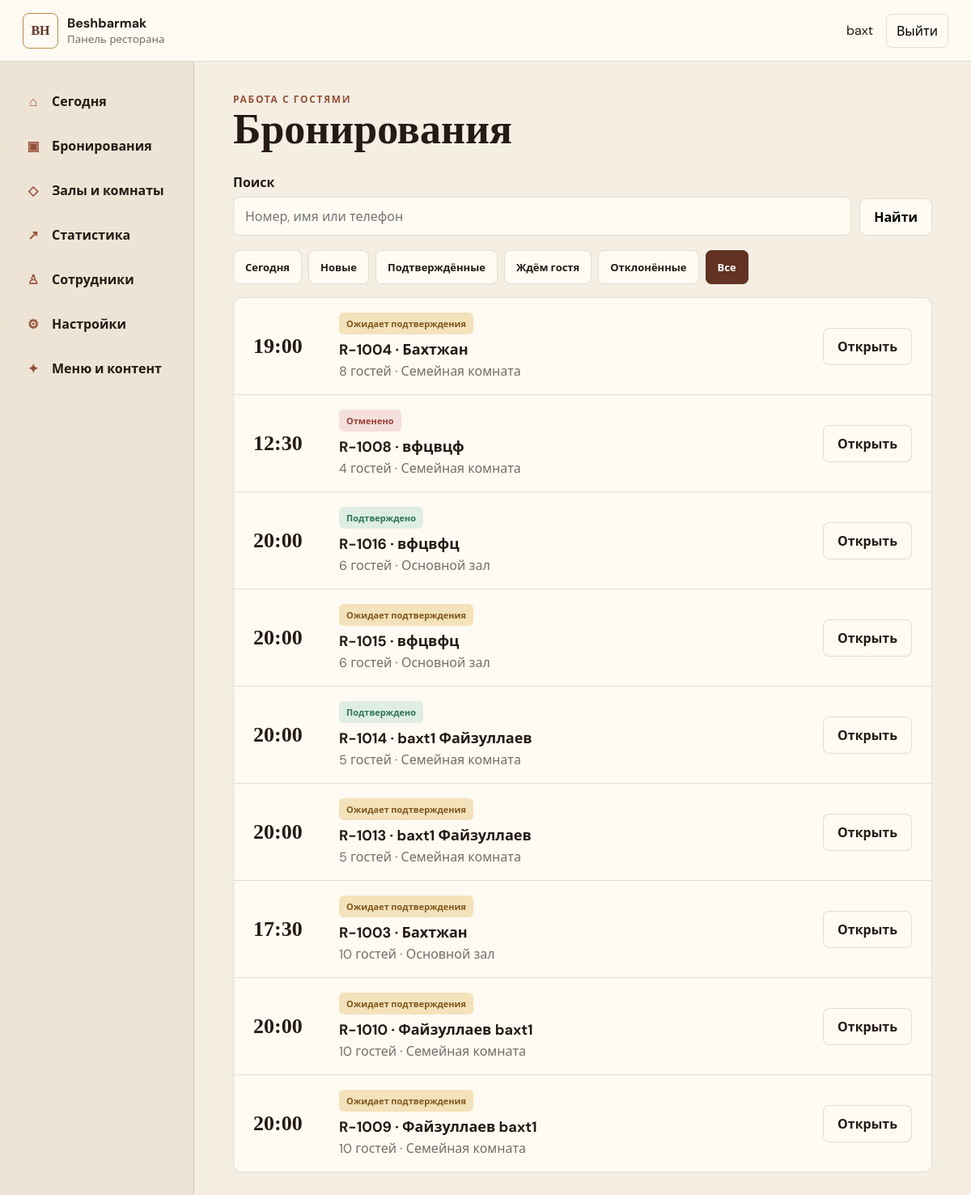
Screenshot of /staff/reservations/?tab=all (signed in) with the database file from the repository.
### reservations/models.py (models this page shows, shortened)
class Reservation(models.Model):
    class Status(models.TextChoices):
        PENDING = "PENDING", "Ожидает подтверждения"
        ACCEPTED = "ACCEPTED", "Подтверждено"
        CHANGE_PROPOSED = "CHANGE_PROPOSED", "Предложено другое время"
        REJECTED = "REJECTED", "Отклонено"
        CANCELLED = "CANCELLED", "Отменено"
        COMPLETED = "COMPLETED", "Завершено"
        NO_SHOW = "NO_SHOW", "Гость не пришёл"
    class Occasion(models.TextChoices):
        REGULAR = "REGULAR", "Обычный визит"
        BIRTHDAY = "BIRTHDAY", "День рождения"
        FAMILY = "FAMILY", "Семейное мероприятие"
        BUSINESS = "BUSINESS", "Деловая встреча"
        OTHER = "OTHER", "Другое"
    public_number = models.CharField("Номер", max_length=20, unique=True, blank=True, null=True)
    public_token = models.UUIDField("Публичный токен", default=uuid.uuid4, unique=True, editable=False)
    submission_token = models.UUIDField("Ключ отправки", unique=True, blank=True, null=True, editable=False)
    customer_name = models.CharField("Имя", max_length=120)
    phone = models.CharField("Телефон", max_length=40)
    date = models.DateField("Дата")
    time = models.TimeField("Время")
    guests_count = models.PositiveSmallIntegerField("Гостей")
    space = models.ForeignKey(DiningSpace, on_delete=models.PROTECT, related_name="reservations", verbose_name="Помещение")
    occasion = models.CharField("Повод", max_length=30, blank=True)
    customer_comment = models.TextField("Комментарий гостя", max_length=1000, blank=True)
    manager_comment = models.TextField("Комментарий менеджера", max_length=1000, blank=True)
    status = models.CharField("Статус", max_length=24, choices=Status.choices, default=Status.PENDING, db_index=True)
    created_at = models.DateTimeField(auto_now_add=True)
    updated_at = models.DateTimeField(auto_now=True)
    accepted_at = models.DateTimeField(blank=True, null=True)
    rejected_at = models.DateTimeField(blank=True, null=True)
    cancelled_at = models.DateTimeField(blank=True, null=True)
    completed_at = models.DateTimeField(blank=True, null=True)
    handled_by_staff = models.ForeignKey(StaffProfile, on_delete=models.SET_NULL, related_name="handled_reservations", blank=True, null=True, verbose_name="Ответственный")
    proposed_date = models.DateField("Предложенная дата", blank=True, null=True)
    proposed_time = models.TimeField("Предложенное время", blank=True, null=True)
    rejection_reason = models.CharField("Причина отказа", max_length=500, blank=True)
    class Meta:
        ordering = ("-date", "-time", "-created_at")
        indexes = [models.Index(fields=("space", "date", "status"), name="reservation_lookup_idx")]
        verbose_name = "Бронирование"
        verbose_name_plural = "Бронирования"

class DiningSpace(models.Model):
    class SpaceType(models.TextChoices):
        HALL = "HALL", "Зал"
        PRIVATE_ROOM = "PRIVATE_ROOM", "Отдельная комната"
        TERRACE = "TERRACE", "Терраса"
        VIP = "VIP", "VIP-пространство"
        OTHER = "OTHER", "Другое"
    name = models.CharField("Название", max_length=160)
    name_uz = models.CharField("Название на узбекском", max_length=160, blank=True)
    description = models.TextField("Описание", blank=True)
    description_uz = models.TextField("Описание на узбекском", blank=True)
    image = models.ImageField("Фото", upload_to="spaces/%Y/%m/", blank=True)
    space_type = models.CharField("Тип", max_length=20, choices=SpaceType.choices, default=SpaceType.HALL)
    capacity_min = models.PositiveSmallIntegerField("Минимум гостей", blank=True, null=True)
    capacity_max = models.PositiveSmallIntegerField("Максимум гостей")
    is_exclusive = models.BooleanField("Эксклюзивное бронирование", default=False, help_text="Одновременно может быть только одна подтверждённая бронь.")
    is_active = models.BooleanField("Показывать", default=True)
    is_bookable = models.BooleanField("Можно бронировать", default=True)
    is_temporarily_unavailable = models.BooleanField("Временно недоступно", default=False)
    hide_when_unavailable = models.BooleanField("Скрывать при недоступности", default=False)
    unavailable_reason = models.CharField("Причина недоступности", max_length=240, blank=True)
    unavailable_reason_uz = models.CharField("Причина недоступности на узбекском", max_length=240, blank=True)
    sort_order = models.PositiveSmallIntegerField("Порядок", default=0)
    created_at = models.DateTimeField(auto_now_add=True)
    updated_at = models.DateTimeField(auto_now=True)
    class Meta:
        ordering = ("sort_order", "id")
        verbose_name = "Зал или комната"
        verbose_name_plural = "Залы и комнаты"

### reservations/staff_views.py (the view)
# urls.py: path("reservations/", staff_views.reservation_list, name="reservations"),
@staff_access(StaffProfile.Role.OWNER, StaffProfile.Role.MANAGER)
def reservation_list(request):
    tab = request.GET.get("tab", "today")
    query = request.GET.get("q", "").strip()
    today = timezone.localdate()
    queryset = Reservation.objects.select_related("space", "handled_by_staff__user")
    filters = {
        "today": Q(date=today), "new": Q(status=Reservation.Status.PENDING),
        "accepted": Q(status=Reservation.Status.ACCEPTED),
        "waiting": Q(status=Reservation.Status.CHANGE_PROPOSED),
        "rejected": Q(status=Reservation.Status.REJECTED), "all": Q(),
    }
    queryset = queryset.filter(filters.get(tab, filters["today"]))
    if query:
        queryset = queryset.filter(Q(public_number__icontains=query) | Q(phone__icontains=query) | Q(customer_name__icontains=query))
    page = Paginator(queryset, 20).get_page(request.GET.get("page"))
    return render(request, "staff/reservation_list.html", {"page": page, "active_tab": tab, "query": query})

### reservations/staff_views.py (called while the page is built, shortened)
def _profile_for(user):
    if user.is_superuser:
        return None

def staff_access(*roles):
    def decorator(view):
        @login_required
        @wraps(view)
        def wrapped(request, *args, **kwargs):
            profile = _profile_for(request.user)
            if roles and not request.user.is_superuser and profile.role not in roles:
                raise PermissionDenied("Для этого раздела недостаточно прав.")
            request.staff_profile = profile
            return view(request, *args, **kwargs)
        return wrapped
    return decorator

### templates/staff/reservation_list.html (shortened to what this page needs)
{% extends 'staff/base.html' %}{% block title %}Бронирования{% endblock %}{% block content %}
<header class="page-heading"><div><p class="overline">Работа с гостями</p><h1>Бронирования</h1></div></header>
<form class="search-row" method="get"><input type="hidden" name="tab" value="{{ active_tab }}"><label><span>Поиск</span><input type="search" name="q" value="{{ query }}" placeholder="Номер, имя или телефон"></label><button class="staff-button secondary" type="submit">Найти</button></form>
<nav class="tabs"><a class="" href="?tab=today">Сегодня</a><a class="" href="?tab=new">Новые</a><a class="" href="?tab=accepted">Подтверждённые</a><a class="" href="?tab=waiting">Ждём гостя</a><a class="" href="?tab=rejected">Отклонённые</a><a class="{% if active_tab == 'all' %}active{% endif %}" href="?tab=all">Все</a></nav>
<section class="panel no-pad">{% if page.object_list %}<div class="reservation-cards">{% for reservation in page.object_list %}{% include 'staff/partials/reservation_card.html' %}{% endfor %}</div>{% else %}<div class="empty-panel"><b>Ничего не найдено</b><p>Измените фильтр или строку поиска.</p></div>{% endif %}</section>
{% endblock %}

### templates/staff/base.html (shortened to what this page needs)
{% load static %}
<!doctype html>
<html lang="ru">
<head>
  <link rel="stylesheet" href="{% static 'css/staff.css' %}?v=20260923-2">
</head>
<body>
  <header class="staff-header">
    <a class="staff-brand" href="{% url 'staff:dashboard' %}"><span>BH</span><div><b>Beshbarmak</b><small>Панель ресторана</small></div></a>
    <div class="staff-user"><span>{{ request.user.get_full_name|default:request.user.username }}</span><form method="post" action="{% url 'staff:logout' %}">{% csrf_token %}<button type="submit">Выйти</button></form></div>
  </header>
  <div class="staff-layout">
    <nav class="staff-nav" aria-label="Разделы панели">
      <a href="{% url 'staff:dashboard' %}"><span>⌂</span>Сегодня</a>
      {% if request.user.is_superuser or request.staff_profile.role != 'CONTENT_MANAGER' %}
        <a href="{% url 'staff:reservations' %}"><span>▣</span>Бронирования</a>
        <a href="{% url 'staff:spaces' %}"><span>◇</span>Залы и комнаты</a>
        <a href="{% url 'staff:analytics' %}"><span>↗</span>Статистика</a>
      {% endif %}
      {% if request.user.is_superuser or request.staff_profile.role == 'OWNER' %}
        <a href="{% url 'staff:members' %}"><span>♙</span>Сотрудники</a>
        <a href="{% url 'staff:settings' %}"><span>⚙</span>Настройки</a>
      {% endif %}
      {% if request.user.is_superuser or request.staff_profile.role == 'OWNER' or request.staff_profile.role == 'CONTENT_MANAGER' %}<a href="{% url 'admin:index' %}"><span>✦</span>Меню и контент</a>{% endif %}
    </nav>
    <main class="staff-main">
      {% block content %}{% endblock %}
    </main>
  </div>
</body>
</html>

### templates/staff/partials/reservation_card.html
<article class="reservation-card">
  <time>{{ reservation.time|time:'H:i' }}</time>
  <div><span class="status-badge {{ reservation.status|lower }}">{{ reservation.get_status_display }}</span><h3>{{ reservation.public_number }} · {{ reservation.customer_name }}</h3><p>{{ reservation.guests_count }} гостей · {{ reservation.space.name }}</p></div>
  <a class="staff-button secondary" href="{% url 'staff:reservation_detail' reservation.pk %}">Открыть</a>
</article>

### static/css/staff.css (style rules this page uses)
:root { --cream:#f4eee3; --paper:#fffaf2; --ink:#251a14; --muted:#786d65; --brown:#623222; --dark:#2b1b14; --clay:#96513a; --gold:#bd8c47; --line:rgba(72,46,31,.14); --green:#2f7452; --red:#9c4038; --amber:#9a6826; }
* { box-sizing:border-box; }
body { margin:0; color:var(--ink); background:var(--cream); font-family:"DM Sans","Segoe UI",sans-serif; font-size:16px; }
a { color:inherit; text-decoration:none; }
button,input,select,textarea { font:inherit; }
button { cursor:pointer; }
.staff-header { position:sticky; z-index:20; top:0; display:flex; height:76px; align-items:center; justify-content:space-between; padding:0 28px; border-bottom:1px solid var(--line); background:var(--paper); }
.staff-brand { display:flex; align-items:center; gap:11px; }
.staff-brand>span { display:grid; width:44px; height:44px; place-items:center; border:1px solid var(--gold); border-radius:8px; color:var(--brown); font-family:Georgia,serif; font-weight:700; }
.staff-brand div { display:flex; flex-direction:column; }
.staff-brand small { color:var(--muted); }
.staff-user { display:flex; align-items:center; gap:16px; }
.staff-user form { margin:0; }
.staff-user button { padding:9px 12px; border:1px solid var(--line); border-radius:7px; background:transparent; }
.staff-layout { display:grid; grid-template-columns:240px minmax(0,1fr); min-height:calc(100vh - 76px); }
.staff-nav { display:flex; flex-direction:column; gap:5px; padding:24px 16px; border-right:1px solid var(--line); background:#eee4d5; }
.staff-nav a { display:flex; min-height:50px; align-items:center; gap:12px; padding:0 14px; border-radius:8px; font-weight:700; }
.staff-nav span { width:22px; color:var(--clay); text-align:center; }
.staff-main { min-width:0; padding:38px clamp(20px,4vw,56px) 70px; }
.page-heading { display:flex; align-items:flex-end; justify-content:space-between; gap:24px; margin-bottom:28px; }
.page-heading h1,.form-panel h1 { margin:3px 0 0; font-family:Georgia,"Times New Roman",serif; font-size:clamp(34px,5vw,52px); line-height:1; }
.page-heading p { margin:8px 0 0; color:var(--muted); }
.overline { margin:0!important; color:var(--clay)!important; font-size:12px; font-weight:800; letter-spacing:.14em; text-transform:uppercase; }
.staff-button { display:inline-flex; min-height:46px; align-items:center; justify-content:center; padding:0 17px; border:1px solid transparent; border-radius:8px; font-weight:700; }
.staff-button.secondary { border-color:var(--line); background:var(--paper); }
.panel,.form-panel { margin-bottom:22px; padding:24px; border:1px solid var(--line); border-radius:10px; background:var(--paper); }
.panel.no-pad { padding:0; }
.reservation-cards { display:flex; flex-direction:column; }
.reservation-card { display:grid; grid-template-columns:88px minmax(0,1fr) auto; align-items:center; gap:18px; min-height:105px; padding:18px 24px; border-bottom:1px solid var(--line); }
.reservation-card:last-child { border-bottom:0; }
.reservation-card time { font-family:Georgia,serif; font-size:26px; font-weight:700; }
.reservation-card h3 { margin:6px 0 3px; font-size:18px; }
.reservation-card p { margin:0; color:var(--muted); }
.status-badge,.availability { display:inline-flex; width:max-content; padding:6px 9px; border-radius:6px; font-size:11px; font-weight:800; }
.status-badge.pending { color:#80571e; background:#f3e2ba; }
.status-badge.accepted,.availability.on { color:var(--green); background:#deeee4; }
.status-badge.rejected,.status-badge.cancelled,.availability.off { color:var(--red); background:#f4dfdb; }
.search-row { display:flex; align-items:flex-end; gap:10px; margin-bottom:18px; }
.search-row label { flex:1; }
.search-row label span { display:block; margin-bottom:7px; font-weight:700; }
.search-row input { width:100%; min-height:48px; padding:0 14px; border:1px solid var(--line); border-radius:8px; background:var(--paper); }
.tabs,.periods { display:flex; gap:8px; margin-bottom:16px; overflow-x:auto; }
.tabs a,.periods a { flex:0 0 auto; min-height:42px; padding:11px 14px; border:1px solid var(--line); border-radius:7px; background:var(--paper); font-size:13px; font-weight:700; }
.tabs a.active,.periods a.active { color:#fff; border-color:var(--brown); background:var(--brown); }

### rows the page displays
Reservation: time "19:00", status "Ожидает подтверждения", public_number "R-1004", customer_name "Бахтжан", guests_count "8", space.name "Семейная комната"
Reservation: time "12:30", status "Отменено", public_number "R-1008", customer_name "вфцвцф", guests_count "4", space.name "Семейная комната"
Reservation: time "20:00", status "Подтверждено", public_number "R-1016", customer_name "вфцвфц", guests_count "6", space.name "Основной зал"
Reservation: time "20:00", status "Ожидает подтверждения", public_number "R-1015", customer_name "вфцвфц", guests_count "6", space.name "Основной зал"
Reservation: time "20:00", status "Подтверждено", public_number "R-1014", customer_name "baxt1 Файзуллаев", guests_count "5", space.name "Семейная комната"
Reservation: time "20:00", status "Ожидает подтверждения", public_number "R-1013", customer_name "baxt1 Файзуллаев", guests_count "5", space.name "Семейная комната"
Reservation: time "17:30", status "Ожидает подтверждения", public_number "R-1003", customer_name "Бахтжан", guests_count "10", space.name "Основной зал"
Reservation: time "20:00", status "Ожидает подтверждения", public_number "R-1010", customer_name "Файзуллаев baxt1", guests_count "10", space.name "Семейная комната"
Reservation: time "20:00", status "Ожидает подтверждения", public_number "R-1009", customer_name "Файзуллаев baxt1", guests_count "10", space.name "Семейная комната"

### other values shown
{{ request.user.get_full_name|default:request.user.username }} "baxt"
